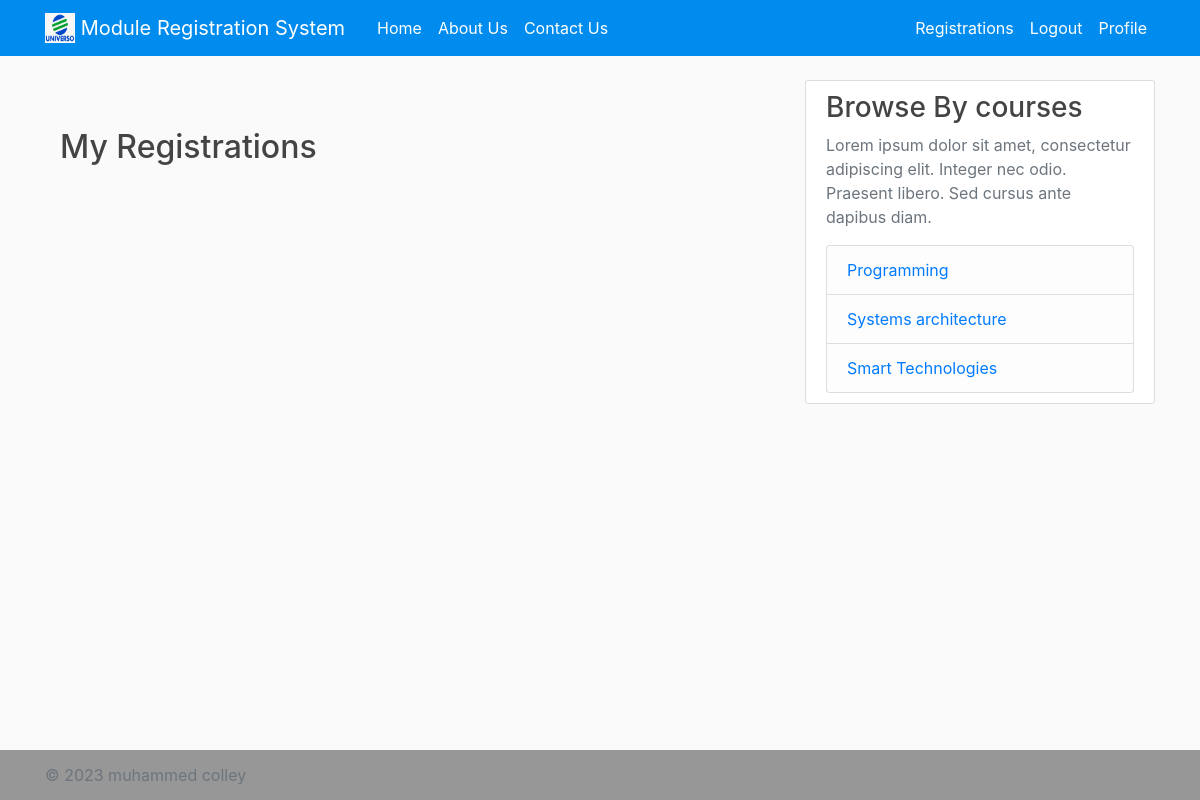
The page /my_registrations/ (signed in) on the database as committed earlier.
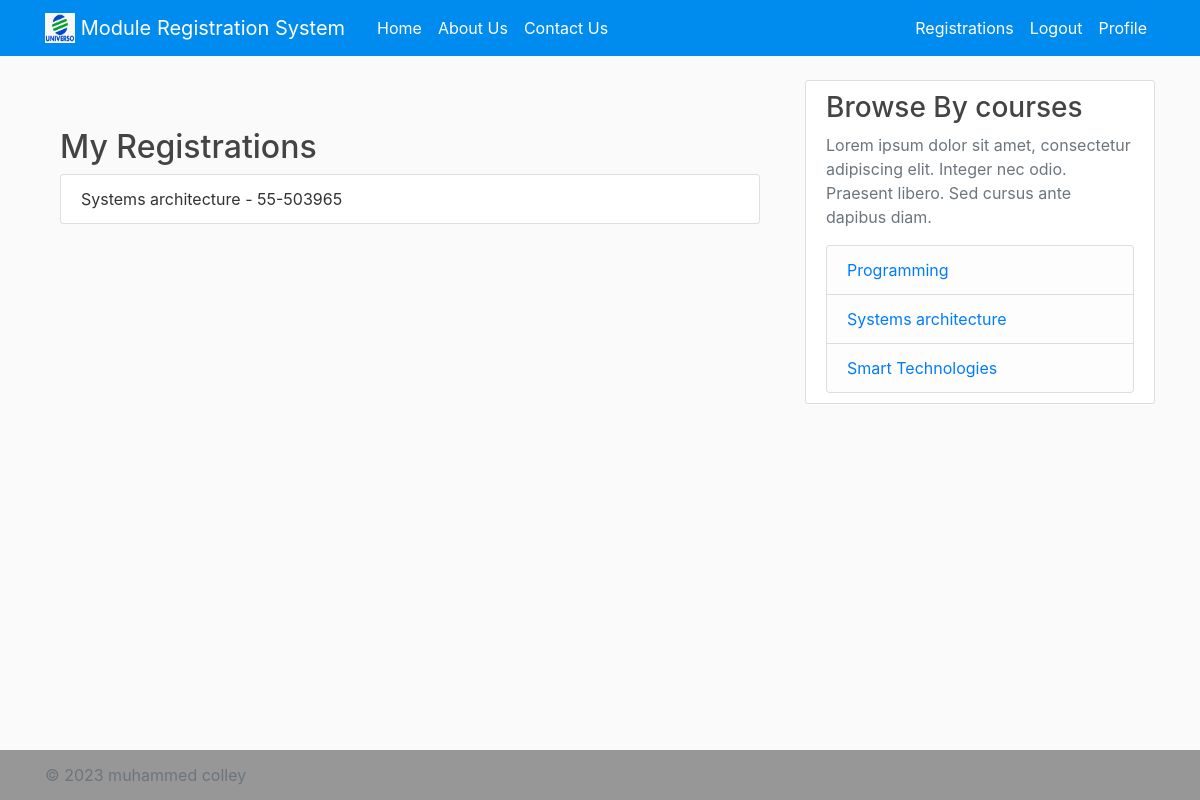
The same page on the database as committed later.
### registration_app/models.py (models this page shows, shortened)
class Registration(models.Model):
    student = models.ForeignKey(Student, on_delete=models.CASCADE)
    module = models.ForeignKey(Module, on_delete=models.CASCADE)
    date_of_registration = models.DateTimeField(auto_now_add=True)

class Module(models.Model):
    name = models.CharField(max_length=255)
    code = models.CharField(max_length=10)
    credit = models.PositiveIntegerField()
    category = models.CharField(max_length=50)
    description = models.TextField()
    availability = models.BooleanField(default=True)
    courses_allowed = models.ManyToManyField(Group)

### registration_app/views.py (the view)
# urls.py: path('my_registrations/', my_registrations_view, name='my_registrations'),
def my_registrations_view(request):
    registrations = Registration.objects.filter(student=request.user.student)
    user_registrations = Registration.objects.filter(student=request.user.student)
    return render(request, 'my_registrations.html', {'registrations': registrations, 'user_registrations': user_registrations})

### registration_app/templates/my_registrations.html
{% extends 'base.html' %}
{% block content %}
  <div class="container mt-5">
    <h2>My Registrations</h2>
    <ul class="list-group">
        {% for registration in registrations %}
            <li class="list-group-item">{{ registration.module.name }} - {{ registration.module.code }}</li>
        {% endfor %}
    </ul>
  </div>
{% endblock %}

### registration_app/templates/base.html (shortened to what this page needs)
<!DOCTYPE html>
<html lang="en">
<head>
    <link rel="stylesheet" href="https://cdn.jsdelivr.net/npm/bootstrap@4.0.0/dist/css/bootstrap.min.css"
>
    {% load static %}
    <link rel="stylesheet" type="text/css" href="{% static 'styles.css' %}">
</head>
<body>
    <div class="container">
        <header class="site-header">
            <nav class="navbar navbar-expand-md navbar-dark bg-steel fixed-top">
                <div class="container">
                    <a class="navbar-brand mr-4" href="#">  <img src="/media/profile_photos/logo.png" width="30" height="30" class="d-inline-block align-top">
                        Module Registration System</a>
                    <div class="collapse navbar-collapse" id="navbarToggle">
                        <div class="navbar-nav mr-auto">
                            <a class="nav-item nav-link" href="{% url 'home' %}">Home</a>
                            <a class="nav-item nav-link" href="{% url 'about_us' %}">About Us</a>
                            <a class="nav-item nav-link" href="{% url 'contact_us' %}">Contact Us</a>
                        </div>
                        <div class="navbar-nav">
                            {% if user.is_authenticated %}
                                <a class="nav-item nav-link" href="{% url 'my_registrations' %}"">Registrations</a>
                                <a class="nav-item nav-link" href="{% url 'logout' %}">Logout</a>
                                <a class="nav-item nav-link" href="{% url 'student_profile' %}">Profile</a>
                            {% else %}
                                <a class="nav-item nav-link" href="{% url 'login' %}">Login</a>
                                <a class="nav-item nav-link" href="{% url 'register' %}">Register</a>
                            {% endif %}
                        </div>
                    </div>
                </div>
            </nav>
        </header>
        <div class="row">
            <div class="col-md-8">
                {% block content %}{% endblock %}
            </div>
            <div class="col-md-4">
            <div class="content-section">
                <h3>Browse By courses</h3>
                <p class='text-muted'>Lorem ipsum dolor sit amet, consectetur adipiscing elit. Integer nec odio.
                    Praesent libero. Sed cursus ante dapibus diam.</p>
                <ul class="list-group">
                    <li class="list-group-item list-group-item-light"><a class="mr-2" href="{% url 'list_of_modules' %}"> Programming </a></li>
                    <li class="list-group-item list-group-item-light"><a class="mr-2" href="{% url 'list_of_modules' %}"> Systems architecture</a></li>
                    <li class="list-group-item list-group-item-light"><a class="mr-2" href="/module_details/55-506367/">Smart Technologies</a></li>
                            </ul>
            </div>
        </div>
        </div>
    </div>
    <footer class="footer">
        <div class="container">
            <p class="text-muted">© 2023 muhammed colley</p>
        </div>
    </footer>
</body>
</html>

### registration_app/static/styles.css (style rules this page uses)
html { position: relative; min-height: 100%; }
body { background: #fafafa; color: #333333; margin-top: 5rem; margin-bottom: 50px; }
h1, h2, h3, h4, h5, h6 { color: #444444; }
ul { margin: 0; }
.bg-steel { background-color: #008bee; }
.site-header .navbar-nav .nav-link { color: #ffffff; }
.content-section { background: #ffffff; padding: 10px 20px; border: 1px solid #dddddd; border-radius: 3px; margin-bottom: 20px; }
.footer { position: absolute; bottom: 0; width: 100%; height: 50px; line-height: 50px; background-color: #979797; }

Rows that differ between the two databases and show on the page:
added Registration: module.name "Systems architecture", module.code "55-503965"
